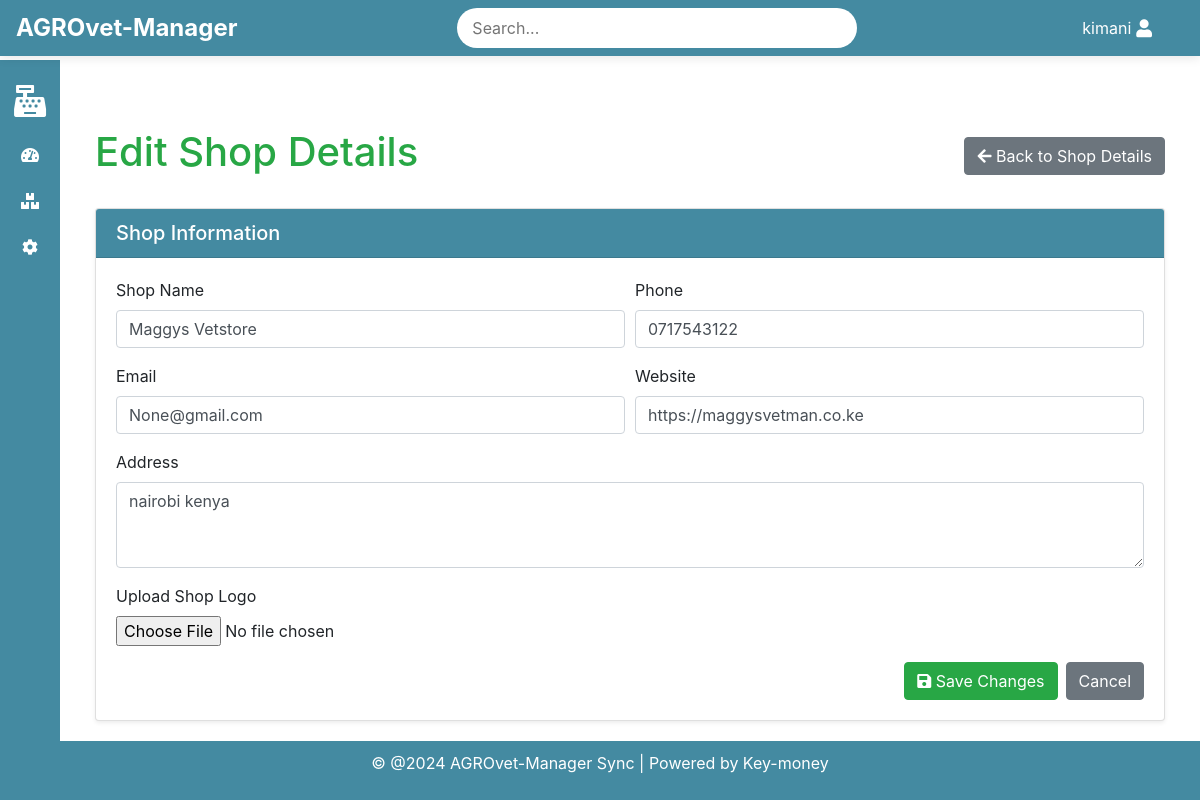
The page /shop_details/shop/edit/ (signed in) on the database its author committed.
### shop_details/models.py (models this page shows, shortened)
class Shop(models.Model):
    name = models.CharField(max_length=255)
    address = models.TextField()
    phone = models.CharField(max_length=15)
    email = models.EmailField()
    website = models.URLField(blank=True, null=True)
    logo = models.ImageField(upload_to='shop_logos/', blank=True, null=True)

### shop_details/views.py (the view)
# urls.py: path('shop/edit/', views.edit_shop_details, name='edit_shop_details'),
@login_required(login_url='/authlogin/login/')
def edit_shop_details(request):
    shop = Shop.objects.first()
    if request.method == 'POST':
        form = ShopForm(request.POST, request.FILES, instance=shop)
        if form.is_valid():
            form.save()
            return redirect('shop_details')
        else:
           return render(request, 'shop_details/edit_shop_details.html', {'form': form})
    else:
        form = ShopForm(instance=shop)
    return render(request, 'shop_details/edit_shop_details.html', {'form': form})

### shop_details/forms.py
class ShopForm(forms.ModelForm):
    class Meta:
        model = Shop
        fields = ['name', 'address', 'phone', 'email', 'website', 'logo']

### shop_details/templates/shop_details/edit_shop_details.html (shortened to what this page needs)
{% extends 'base.html' %}
{% block content %}
<div class="container mt-5">
    <div class="d-flex justify-content-between align-items-center mb-4">
        <h1 class="text-success">Edit Shop Details</h1>
        <a href="{% url 'shop_details' %}" class="btn btn-secondary">
            <i class="fas fa-arrow-left"></i> Back to Shop Details
        </a>
    </div>
    <div class="card shadow-sm">
        <div class="card-header text-white" style="background-color: #448aa1;">
            <h5 class="mb-0">Shop Information</h5>
        </div>
        <div class="card-body">
            <form method="POST" enctype="multipart/form-data">
                <div class="form-row">
                    <div class="form-group col-md-6">
                        <label for="name">Shop Name</label>
                        <input type="text" name="name" id="name" class="form-control" placeholder="Enter shop name" value="{{ form.name.value }}" required>
                    </div>
                    <div class="form-group col-md-6">
                        <label for="phone">Phone</label>
                        <input type="text" name="phone" id="phone" class="form-control" placeholder="Enter phone number" value="{{ form.phone.value }}" required>
                    </div>
                </div>
                <div class="form-row">
                    <div class="form-group col-md-6">
                        <label for="email">Email</label>
                        <input type="email" name="email" id="email" class="form-control" placeholder="Enter email address" value="{{ form.email.value }}" required>
                    </div>
                    <div class="form-group col-md-6">
                        <label for="website">Website</label>
                        <input type="text" name="website" id="website" class="form-control" placeholder="Enter website" value="{{ form.website.value }}">
                    </div>
                </div>
                <div class="form-group">
                    <label for="address">Address</label>
                    <textarea name="address" id="address" class="form-control" rows="3" placeholder="Enter shop address" required>{{ form.address.value }}</textarea>
                </div>
                <div class="form-group">
                    <label for="logo">Upload Shop Logo</label>
                    <input type="file" name="logo" id="logo" class="form-control-file">
                </div>
                <div class="d-flex justify-content-end">
                    <button type="submit" class="btn btn-success mr-2">
                        <i class="fas fa-save"></i> Save Changes
                    </button>
                    <a href="{% url 'shop_details' %}" class="btn btn-secondary">
                        Cancel
                    </a>
                </div>
            </form>
        </div>
    </div>
</div>
{% endblock %}

### templates/base.html (shortened to what this page needs)
<!DOCTYPE html>
{% load static %}
<html lang="en">
<head>
    <link rel="stylesheet" href="{% static 'css/style.css' %}">
    <link href="https://stackpath.bootstrapcdn.com/bootstrap/4.5.2/css/bootstrap.min.css" rel="stylesheet">
    <link rel="stylesheet" href="https://cdnjs.cloudflare.com/ajax/libs/font-awesome/5.15.4/css/all.min.css">
</head>
<body>
    <header class="navbar navbar-expand-lg fixed-top" style="background-color: var(--primary-color);">
        <div class="navbar-left">
            <span class="site-name">
                {% if shop and shop.name %}
                    {{ shop.name }}
                {% else %}
                    AGROvet-Manager
                {% endif %}
            </span>
        </div>
        <div class="navbar-center">
            <input type="text" placeholder="Search..." class="search-bar">
        </div>
        <div class="navbar-right">
            <div class="user-menu">
                <span class="username">{{ user.username }}</span>
                <i class="fas fa-user"></i>
            </div>
        </div>
    </header>
    <aside class="sidebar" style="background-color: var(--primary-color);">
        <ul>
            <li>
                <a href="{% url 'make_sale' %}" title="Sales">
                    <i class="fas fa-cash-register fa-2x"></i>
                </a>
            </li>
            <li>
                <a href="{% url 'sale_dashboard' %}" title="Dashboard">
                    <i class="fas fa-tachometer-alt"></i>
                </a>
            </li>
            <li>
                <a href="{% url 'product_list' %}" title="Inventory">
                    <i class="fas fa-boxes"></i>
                </a>
            </li>
            <li>
                <a href="{% url 'shop_details' %}" title="Settings">
                    <i class="fa fa-cog"></i>
                </a>
            </li>
        </ul>
    </aside>
    <main class="content">
        {% block content %}{% endblock %}
    </main>
    <footer style="background-color: var(--primary-color);">
        <p>&copy; @2024 AGROvet-Manager Sync | Powered by Key-money
        </p>
    </footer>
</body>
</html>

### static/css/style.css (style rules this page uses)
body { font-family: Arial, sans-serif; margin: 0; padding: 0; background-color: #e0f2e9; color: #333; display: flex; flex-direction: column; min-height: 100vh; font-size: 0.75em; }
.navbar { display: flex; justify-content: space-between; align-items: center; background-color: var(--primary-color); color: #fff; padding: 10px 20px; position: fixed; top: 0; width: 100%; z-index: 1000; box-shadow: 0 2px 10px rgba(0, 0, 0, 0.1); }
.navbar-left { display: flex; align-items: center; }
.site-name { font-size: 24px; font-weight: bold; }
.navbar-center { flex-grow: 1; display: flex; justify-content: center; }
.search-bar { padding: 8px 15px; border-radius: 20px; border: none; width: 60%; max-width: 400px; }
.navbar-right { display: flex; align-items: center; padding-right: 2rem; }
.user-menu { position: relative; display: flex; align-items: center; cursor: pointer; }
.user-menu .fas { font-size: 18px; margin-left: 5px; }
.username { margin-left: 5px; }
.sidebar { position: fixed; top: 60px; left: 0; width: 60px; height: calc(100% - 60px); background-color: var(--secondary-color); padding: 10px 0; display: flex; flex-direction: column; align-items: center; z-index: 999; transition: width 0.3s, left 0.3s; }
.sidebar ul { list-style-type: none; padding: 0; margin: 0; width: 100%; }
.sidebar ul li { width: 100%; text-align: center; }
.sidebar ul li a { position: relative; display: flex; align-items: center; justify-content: center; color: #fff; text-decoration: none; padding: 15px; transition: background-color 0.3s; }
.sidebar ul li a::after { content: attr(title); position: absolute; left: 50px; top: 50%; transform: translateY(-50%); background-color: #333; color: #fff; padding: 5px 10px; border-radius: 5px; white-space: nowrap; box-shadow: 0 2px 5px rgba(0, 0, 0, 0.2); z-index: 9999; opacity: 0; transition: opacity 0.3s ease; pointer-events: none; }
.content { margin-left: 60px; padding: 80px 20px 20px; flex-grow: 1; transition: margin-left 0.3s; }
footer { text-align: center; padding: 10px 0; background-color: var(--primary-color); color: #fff; position: relative; width: 100%; }

### rows shown on the page
Shop: name "Maggys Vetstore", phone "0717543122", email "None@gmail.com", website "https://maggysvetman.co.ke", address "nairobi kenya"

### other values the page prints
{{ user.username }} "kimani"
